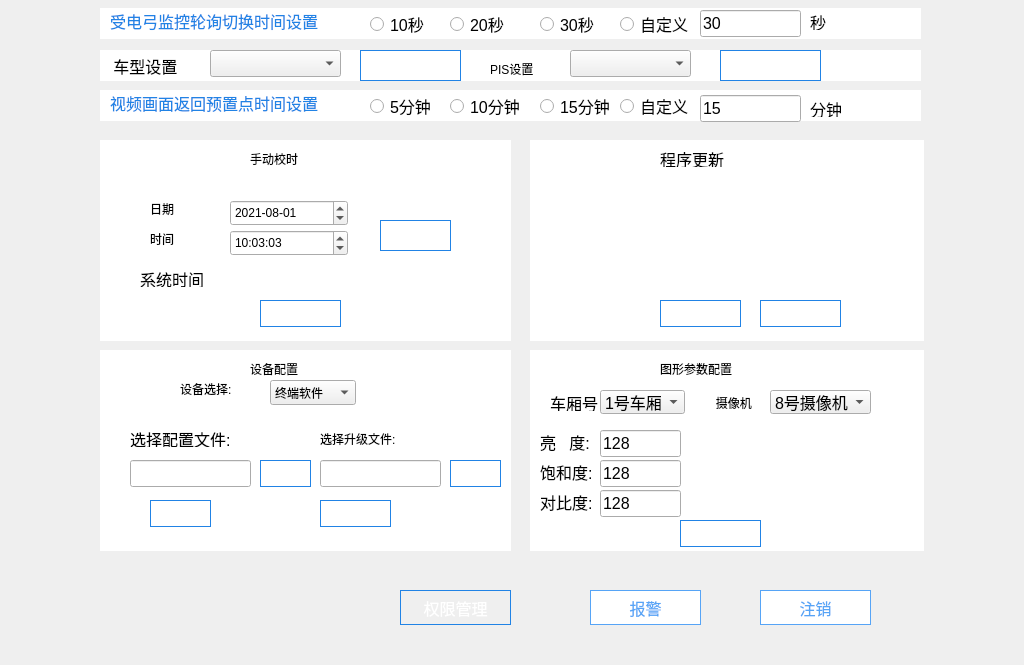
 <widget class="QWidget" name="devUpdateWidget">
  <property name="geometry">
   <rect>
    <x>0</x>
    <y>0</y>
    <width>1024</width>
    <height>665</height>
   </rect>
  </property>
  <property name="windowTitle">
   <string>Form</string>
  </property>
  <widget class="QPushButton" name="clientRebootPushButton">
   <property name="geometry">
    <rect>
     <x>760</x>
     <y>300</y>
     <width>81</width>
     <height>27</height>
    </rect>
   </property>
   <property name="font">
    <font>
     <pointsize>12</pointsize>
    </font>
   </property>
   <property name="styleSheet">
    <string notr="true">color: rgb(255, 255, 255);
background-image: url(:/res/anniubk.png);
border-color: rgb(33, 131, 229);
border-width: 1px;
border-style: solid;</string>
   </property>
   <property name="text">
    <string>重启客户端</string>
   </property>
  </widget>
  <widget class="QPushButton" name="permissonManagePushButton">
   <property name="geometry">
    <rect>
     <x>400</x>
     <y>590</y>
     <width>111</width>
     <height>35</height>
    </rect>
   </property>
   <property name="font">
    <font>
     <pointsize>12</pointsize>
    </font>
   </property>
   <property name="styleSheet">
    <string notr="true">color: rgb(255, 255, 255);
background-image: url(:/res/anniubk.png);
border-color: rgb(33, 131, 229);
border-width: 1px;
border-style: solid;

</string>
   </property>
   <property name="text">
    <string>权限管理</string>
   </property>
  </widget>
  <widget class="QLabel" name="presetReturnTimeSetLabel">
   <property name="geometry">
    <rect>
     <x>110</x>
     <y>92</y>
     <width>211</width>
     <height>21</height>
    </rect>
   </property>
   <property name="font">
    <font>
     <pointsize>12</pointsize>
    </font>
   </property>
   <property name="styleSheet">
    <string notr="true">color: rgb(33, 131, 229);
background-color: rgb(255, 255, 255);</string>
   </property>
   <property name="text">
    <string>视频画面返回预置点时间设置</string>
   </property>
  </widget>
  <widget class="QLineEdit" name="pollingTimeSetLineEdit">
   <property name="geometry">
    <rect>
     <x>700</x>
     <y>10</y>
     <width>101</width>
     <height>27</height>
    </rect>
   </property>
   <property name="font">
    <font>
     <pointsize>12</pointsize>
    </font>
   </property>
   <property name="text">
    <string>30</string>
   </property>
   <property name="readOnly">
    <bool>false</bool>
   </property>
  </widget>
  <widget class="QLabel" name="label_3">
   <property name="geometry">
    <rect>
     <x>100</x>
     <y>90</y>
     <width>821</width>
     <height>31</height>
    </rect>
   </property>
   <property name="font">
    <font>
     <pointsize>12</pointsize>
    </font>
   </property>
   <property name="styleSheet">
    <string notr="true"> #label_3 { 
    background-color: rgb(255, 255, 255);
  } 
 #label_3 * { 
     background-color:; 
 }</string>
   </property>
   <property name="text">
    <string/>
   </property>
  </widget>
  <widget class="QLabel" name="updateStatusLabel">
   <property name="geometry">
    <rect>
     <x>660</x>
     <y>150</y>
     <width>71</width>
     <height>17</height>
    </rect>
   </property>
   <property name="font">
    <font>
     <pointsize>12</pointsize>
    </font>
   </property>
   <property name="styleSheet">
    <string notr="true">background-color: rgb(255, 255, 255);</string>
   </property>
   <property name="text">
    <string>程序更新</string>
   </property>
  </widget>
  <widget class="QComboBox" name="carriageSelectionComboBox">
   <property name="enabled">
    <bool>true</bool>
   </property>
   <property name="geometry">
    <rect>
     <x>600</x>
     <y>390</y>
     <width>85</width>
     <height>24</height>
    </rect>
   </property>
   <property name="font">
    <font>
     <pointsize>12</pointsize>
    </font>
   </property>
   <property name="currentIndex">
    <number>0</number>
   </property>
   <property name="minimumContentsLength">
    <number>0</number>
   </property>
   <item>
    <property name="text">
     <string>1号车厢</string>
    </property>
   </item>
   <item>
    <property name="text">
     <string>8号车厢</string>
    </property>
   </item>
  </widget>
  <widget class="QPushButton" name="trainTypeSetPushButton">
   <property name="geometry">
    <rect>
     <x>360</x>
     <y>50</y>
     <width>101</width>
     <height>31</height>
    </rect>
   </property>
   <property name="font">
    <font>
     <pointsize>12</pointsize>
    </font>
   </property>
   <property name="styleSheet">
    <string notr="true">color: rgb(255, 255, 255);
background-image: url(:/res/anniubk.png);
border-color: rgb(33, 131, 229);
border-width: 1px;
border-style: solid;</string>
   </property>
   <property name="text">
    <string>确定</string>
   </property>
  </widget>
  <widget class="QRadioButton" name="pollingTimeSetRadioButton_3">
   <property name="geometry">
    <rect>
     <x>540</x>
     <y>13</y>
     <width>61</width>
     <height>22</height>
    </rect>
   </property>
   <property name="font">
    <font>
     <pointsize>12</pointsize>
    </font>
   </property>
   <property name="styleSheet">
    <string notr="true">background-color: rgb(255, 255, 255);</string>
   </property>
   <property name="text">
    <string>30秒</string>
   </property>
   <property name="checked">
    <bool>false</bool>
   </property>
  </widget>
  <widget class="QLabel" name="label_5">
   <property name="geometry">
    <rect>
     <x>140</x>
     <y>270</y>
     <width>67</width>
     <height>17</height>
    </rect>
   </property>
   <property name="font">
    <font>
     <pointsize>12</pointsize>
    </font>
   </property>
   <property name="text">
    <string>系统时间</string>
   </property>
  </widget>
  <widget class="QPushButton" name="configFileImportPushButton">
   <property name="geometry">
    <rect>
     <x>150</x>
     <y>500</y>
     <width>61</width>
     <height>27</height>
    </rect>
   </property>
   <property name="font">
    <font>
     <pointsize>12</pointsize>
    </font>
   </property>
   <property name="styleSheet">
    <string notr="true">color: rgb(255, 255, 255);
background-image: url(:/res/anniubk.png);
border-color: rgb(33, 131, 229);
border-width: 1px;
border-style: solid;</string>
   </property>
   <property name="text">
    <string>导入</string>
   </property>
  </widget>
  <widget class="QLabel" name="label_2">
   <property name="geometry">
    <rect>
     <x>100</x>
     <y>8</y>
     <width>821</width>
     <height>31</height>
    </rect>
   </property>
   <property name="font">
    <font>
     <pointsize>12</pointsize>
    </font>
   </property>
   <property name="styleSheet">
    <string notr="true"> #label_2 { 
    background-color: rgb(255, 255, 255);
  } 
 #label_2 * { 
     background-color:; 
 }</string>
   </property>
   <property name="text">
    <string/>
   </property>
  </widget>
  <widget class="QLabel" name="label_10">
   <property name="geometry">
    <rect>
     <x>100</x>
     <y>140</y>
     <width>411</width>
     <height>201</height>
    </rect>
   </property>
   <property name="font">
    <font>
     <pointsize>10</pointsize>
    </font>
   </property>
   <property name="styleSheet">
    <string notr="true"> #label_10 { 
    background-color: rgb(255, 255, 255);
  } 
 #label_10 * { 
     background-color:; 
 }</string>
   </property>
   <property name="text">
    <string/>
   </property>
  </widget>
  <widget class="QPushButton" name="updateBeginPushButton">
   <property name="geometry">
    <rect>
     <x>660</x>
     <y>300</y>
     <width>81</width>
     <height>27</height>
    </rect>
   </property>
   <property name="font">
    <font>
     <pointsize>12</pointsize>
    </font>
   </property>
   <property name="styleSheet">
    <string notr="true">color: rgb(255, 255, 255);
background-image: url(:/res/anniubk.png);
border-color: rgb(33, 131, 229);
border-width: 1px;
border-style: solid;</string>
   </property>
   <property name="text">
    <string>开始更新</string>
   </property>
  </widget>
  <widget class="QRadioButton" name="pollingTimeSetRadioButton">
   <property name="geometry">
    <rect>
     <x>370</x>
     <y>13</y>
     <width>61</width>
     <height>22</height>
    </rect>
   </property>
   <property name="font">
    <font>
     <pointsize>12</pointsize>
    </font>
   </property>
   <property name="styleSheet">
    <string notr="true">background-color: rgb(255, 255, 255);</string>
   </property>
   <property name="text">
    <string>10秒</string>
   </property>
  </widget>
  <widget class="QLabel" name="cameraLabel">
   <property name="geometry">
    <rect>
     <x>706</x>
     <y>394</y>
     <width>61</width>
     <height>17</height>
    </rect>
   </property>
   <property name="styleSheet">
    <string notr="true">background-color: rgb(255, 255, 255);</string>
   </property>
   <property name="text">
    <string>   摄像机</string>
   </property>
  </widget>
  <widget class="QLabel" name="devConfigLabel">
   <property name="geometry">
    <rect>
     <x>130</x>
     <y>370</y>
     <width>361</width>
     <height>31</height>
    </rect>
   </property>
   <property name="font">
    <font>
     <pointsize>12</pointsize>
    </font>
   </property>
   <property name="styleSheet">
    <string notr="true"/>
   </property>
   <property name="text">
    <string>                                         设备配置</string>
   </property>
  </widget>
  <widget class="QRadioButton" name="presetReturnTimeSetRadioButton_2">
   <property name="geometry">
    <rect>
     <x>450</x>
     <y>95</y>
     <width>81</width>
     <height>22</height>
    </rect>
   </property>
   <property name="font">
    <font>
     <pointsize>12</pointsize>
    </font>
   </property>
   <property name="styleSheet">
    <string notr="true">background-color: rgb(255, 255, 255);</string>
   </property>
   <property name="text">
    <string>10分钟</string>
   </property>
  </widget>
  <widget class="QRadioButton" name="pollingTimeSetRadioButton_4">
   <property name="geometry">
    <rect>
     <x>620</x>
     <y>13</y>
     <width>81</width>
     <height>22</height>
    </rect>
   </property>
   <property name="font">
    <font>
     <pointsize>12</pointsize>
    </font>
   </property>
   <property name="styleSheet">
    <string notr="true">background-color: rgb(255, 255, 255);</string>
   </property>
   <property name="text">
    <string>自定义</string>
   </property>
   <property name="checked">
    <bool>false</bool>
   </property>
  </widget>
  <widget class="QLabel" name="sysDataAdjustLabel">
   <property name="geometry">
    <rect>
     <x>230</x>
     <y>270</y>
     <width>161</width>
     <height>21</height>
    </rect>
   </property>
   <property name="font">
    <font>
     <pointsize>10</pointsize>
    </font>
   </property>
   <property name="styleSheet">
    <string notr="true"/>
   </property>
   <property name="text">
    <string/>
   </property>
  </widget>
  <widget class="QRadioButton" name="presetReturnTimeSetRadioButton_3">
   <property name="geometry">
    <rect>
     <x>540</x>
     <y>95</y>
     <width>81</width>
     <height>22</height>
    </rect>
   </property>
   <property name="font">
    <font>
     <pointsize>12</pointsize>
    </font>
   </property>
   <property name="styleSheet">
    <string notr="true">background-color: rgb(255, 255, 255);</string>
   </property>
   <property name="text">
    <string>15分钟</string>
   </property>
   <property name="checked">
    <bool>false</bool>
   </property>
  </widget>
  <widget class="QPushButton" name="timeAdjustPushButton">
   <property name="geometry">
    <rect>
     <x>260</x>
     <y>300</y>
     <width>81</width>
     <height>27</height>
    </rect>
   </property>
   <property name="styleSheet">
    <string notr="true">color: rgb(255, 255, 255);
background-image: url(:/res/anniubk.png);
border-color: rgb(33, 131, 229);
border-width: 1px;
border-style: solid;</string>
   </property>
   <property name="text">
    <string>校  时</string>
   </property>
  </widget>
  <widget class="QComboBox" name="cameraSelectionComboBox">
   <property name="enabled">
    <bool>true</bool>
   </property>
   <property name="geometry">
    <rect>
     <x>770</x>
     <y>390</y>
     <width>101</width>
     <height>24</height>
    </rect>
   </property>
   <property name="font">
    <font>
     <pointsize>12</pointsize>
    </font>
   </property>
   <property name="currentIndex">
    <number>0</number>
   </property>
   <item>
    <property name="text">
     <string>8号摄像机</string>
    </property>
   </item>
   <item>
    <property name="text">
     <string>9号摄像机</string>
    </property>
   </item>
  </widget>
  <widget class="QLabel" name="pollingTimeSetLabel">
   <property name="geometry">
    <rect>
     <x>110</x>
     <y>10</y>
     <width>211</width>
     <height>21</height>
    </rect>
   </property>
   <property name="font">
    <font>
     <pointsize>12</pointsize>
    </font>
   </property>
   <property name="styleSheet">
    <string notr="true">color: rgb(33, 131, 229);
background-color: rgb(255, 255, 255);</string>
   </property>
   <property name="text">
    <string>受电弓监控轮询切换时间设置</string>
   </property>
  </widget>
  <widget class="QRadioButton" name="presetReturnTimeSetRadioButton">
   <property name="geometry">
    <rect>
     <x>370</x>
     <y>95</y>
     <width>71</width>
     <height>22</height>
    </rect>
   </property>
   <property name="font">
    <font>
     <pointsize>12</pointsize>
    </font>
   </property>
   <property name="styleSheet">
    <string notr="true">background-color: rgb(255, 255, 255);</string>
   </property>
   <property name="text">
    <string>5分钟</string>
   </property>
  </widget>
  <widget class="QPushButton" name="imageParamSetPushButton">
   <property name="geometry">
    <rect>
     <x>680</x>
     <y>520</y>
     <width>81</width>
     <height>27</height>
    </rect>
   </property>
   <property name="font">
    <font>
     <pointsize>12</pointsize>
    </font>
   </property>
   <property name="styleSheet">
    <string notr="true">color: rgb(255, 255, 255);
background-image: url(:/res/anniubk.png);
border-color: rgb(33, 131, 229);
border-width: 1px;
border-style: solid;</string>
   </property>
   <property name="text">
    <string>设置参数</string>
   </property>
  </widget>
  <widget class="QRadioButton" name="presetReturnTimeSetRadioButton_4">
   <property name="geometry">
    <rect>
     <x>620</x>
     <y>95</y>
     <width>81</width>
     <height>22</height>
    </rect>
   </property>
   <property name="font">
    <font>
     <pointsize>12</pointsize>
    </font>
   </property>
   <property name="styleSheet">
    <string notr="true">background-color: rgb(255, 255, 255);</string>
   </property>
   <property name="text">
    <string>自定义</string>
   </property>
  </widget>
  <widget class="QLabel" name="label_7">
   <property name="geometry">
    <rect>
     <x>810</x>
     <y>100</y>
     <width>31</width>
     <height>17</height>
    </rect>
   </property>
   <property name="font">
    <font>
     <pointsize>12</pointsize>
    </font>
   </property>
   <property name="styleSheet">
    <string notr="true">background-color: rgb(255, 255, 255);</string>
   </property>
   <property name="text">
    <string>分钟</string>
   </property>
  </widget>
  <widget class="QLabel" name="configFileSelectionLabel">
   <property name="geometry">
    <rect>
     <x>130</x>
     <y>430</y>
     <width>101</width>
     <height>17</height>
    </rect>
   </property>
   <property name="font">
    <font>
     <pointsize>12</pointsize>
    </font>
   </property>
   <property name="styleSheet">
    <string notr="true">background-color: rgb(255, 255, 255);</string>
   </property>
   <property name="text">
    <string>选择配置文件:</string>
   </property>
  </widget>
  <widget class="QLineEdit" name="configFileDisplayLineEdit">
   <property name="geometry">
    <rect>
     <x>130</x>
     <y>460</y>
     <width>121</width>
     <height>27</height>
    </rect>
   </property>
   <property name="font">
    <font>
     <pointsize>12</pointsize>
    </font>
   </property>
  </widget>
  <widget class="QRadioButton" name="pollingTimeSetRadioButton_2">
   <property name="geometry">
    <rect>
     <x>450</x>
     <y>13</y>
     <width>61</width>
     <height>22</height>
    </rect>
   </property>
   <property name="font">
    <font>
     <pointsize>12</pointsize>
    </font>
   </property>
   <property name="styleSheet">
    <string notr="true">background-color: rgb(255, 255, 255);</string>
   </property>
   <property name="text">
    <string>20秒</string>
   </property>
  </widget>
  <widget class="QLabel" name="label_14">
   <property name="geometry">
    <rect>
     <x>530</x>
     <y>140</y>
     <width>394</width>
     <height>201</height>
    </rect>
   </property>
   <property name="styleSheet">
    <string notr="true"> #label_14 { 
    background-color: rgb(255, 255, 255);
  } 
 #label_14 * { 
     background-color:; 
 }</string>
   </property>
   <property name="text">
    <string/>
   </property>
  </widget>
  <widget class="QLabel" name="carriageLabel">
   <property name="geometry">
    <rect>
     <x>550</x>
     <y>394</y>
     <width>51</width>
     <height>17</height>
    </rect>
   </property>
   <property name="font">
    <font>
     <pointsize>12</pointsize>
    </font>
   </property>
   <property name="styleSheet">
    <string notr="true">background-color: rgb(255, 255, 255);</string>
   </property>
   <property name="text">
    <string>车厢号</string>
   </property>
  </widget>
  <widget class="QLabel" name="label">
   <property name="geometry">
    <rect>
     <x>100</x>
     <y>50</y>
     <width>821</width>
     <height>31</height>
    </rect>
   </property>
   <property name="font">
    <font>
     <pointsize>12</pointsize>
    </font>
   </property>
   <property name="styleSheet">
    <string notr="true"> #label { 
    background-color: rgb(255, 255, 255);
  } 
 #label * { 
     background-color:; 
 }</string>
   </property>
   <property name="text">
    <string>   车型设置   </string>
   </property>
  </widget>
  <widget class="QComboBox" name="trainTypeSetComboBox">
   <property name="geometry">
    <rect>
     <x>210</x>
     <y>50</y>
     <width>131</width>
     <height>27</height>
    </rect>
   </property>
   <property name="font">
    <font>
     <pointsize>12</pointsize>
    </font>
   </property>
  </widget>
  <widget class="QLineEdit" name="presetReturnTimeSetLineEdit">
   <property name="geometry">
    <rect>
     <x>700</x>
     <y>95</y>
     <width>101</width>
     <height>27</height>
    </rect>
   </property>
   <property name="font">
    <font>
     <pointsize>12</pointsize>
    </font>
   </property>
   <property name="text">
    <string>15</string>
   </property>
   <property name="readOnly">
    <bool>false</bool>
   </property>
  </widget>
  <widget class="QLabel" name="label_11">
   <property name="geometry">
    <rect>
     <x>100</x>
     <y>350</y>
     <width>411</width>
     <height>201</height>
    </rect>
   </property>
   <property name="styleSheet">
    <string notr="true"> #label_11 { 
    background-color: rgb(255, 255, 255);
  } 
 #label_11 * { 
     background-color:; 
 }</string>
   </property>
   <property name="text">
    <string/>
   </property>
  </widget>
  <widget class="QPushButton" name="alarmPushButton">
   <property name="geometry">
    <rect>
     <x>590</x>
     <y>590</y>
     <width>111</width>
     <height>35</height>
    </rect>
   </property>
   <property name="font">
    <font>
     <pointsize>12</pointsize>
    </font>
   </property>
   <property name="styleSheet">
    <string notr="true">QPushButton
{background-color: rgb(255, 255, 255);color: rgb(86, 164, 246);border-color: rgb(86, 164, 246);border-width: 1px;border-style: solid;}

QPushButton:hover{background-color: rgb(246, 246, 246);color: rgb(86, 164, 246);border-color: rgb(86, 164, 246);border-width: 1px;border-style: solid;}

QPushButton:pressed{background-color: rgb(86, 164, 246);color: rgb(255, 255, 255);border-color: rgb(86, 164, 246);border-width: 1px;border-style: solid;}

QPushButton:checked
{background-color: rgb(255, 0, 0);color: rgb(86, 164, 246);border-color: rgb(86, 164, 246);border-width: 1px;border-style: solid;}</string>
   </property>
   <property name="text">
    <string>报警</string>
   </property>
   <property name="checkable">
    <bool>true</bool>
   </property>
  </widget>
  <widget class="QLabel" name="label_4">
   <property name="geometry">
    <rect>
     <x>810</x>
     <y>13</y>
     <width>31</width>
     <height>17</height>
    </rect>
   </property>
   <property name="font">
    <font>
     <pointsize>12</pointsize>
    </font>
   </property>
   <property name="styleSheet">
    <string notr="true">background-color: rgb(255, 255, 255);</string>
   </property>
   <property name="text">
    <string>秒</string>
   </property>
  </widget>
  <widget class="QPushButton" name="canselPushButton">
   <property name="geometry">
    <rect>
     <x>760</x>
     <y>590</y>
     <width>111</width>
     <height>35</height>
    </rect>
   </property>
   <property name="font">
    <font>
     <pointsize>12</pointsize>
    </font>
   </property>
   <property name="styleSheet">
    <string notr="true">QPushButton
{background-color: rgb(255, 255, 255);color: rgb(86, 164, 246);border-color: rgb(86, 164, 246);border-width: 1px;border-style: solid;}

QPushButton:hover{background-color: rgb(246, 246, 246);color: rgb(86, 164, 246);border-color: rgb(86, 164, 246);border-width: 1px;border-style: solid;}

QPushButton:pressed{background-color: rgb(86, 164, 246);color: rgb(255, 255, 255);border-color: rgb(86, 164, 246);border-width: 1px;border-style: solid;}

QPushButton:checked
{background-color: rgb(255, 0, 0);color: rgb(86, 164, 246);border-color: rgb(86, 164, 246);border-width: 1px;border-style: solid;}</string>
   </property>
   <property name="text">
    <string>注销</string>
   </property>
   <property name="checkable">
    <bool>true</bool>
   </property>
  </widget>
  <widget class="QLabel" name="label_8">
   <property name="geometry">
    <rect>
     <x>490</x>
     <y>60</y>
     <width>67</width>
     <height>17</height>
    </rect>
   </property>
   <property name="text">
    <string>PIS设置</string>
   </property>
  </widget>
  <widget class="QComboBox" name="PISSetcomboBox">
   <property name="geometry">
    <rect>
     <x>570</x>
     <y>50</y>
     <width>121</width>
     <height>27</height>
    </rect>
   </property>
  </widget>
  <widget class="QPushButton" name="PISSetPushButton">
   <property name="geometry">
    <rect>
     <x>720</x>
     <y>50</y>
     <width>101</width>
     <height>31</height>
    </rect>
   </property>
   <property name="font">
    <font>
     <pointsize>12</pointsize>
    </font>
   </property>
   <property name="styleSheet">
    <string notr="true">color: rgb(255, 255, 255);
background-image: url(:/res/anniubk.png);
border-color: rgb(33, 131, 229);
border-width: 1px;
border-style: solid;</string>
   </property>
   <property name="text">
    <string>确定</string>
   </property>
  </widget>
  <widget class="QLabel" name="label_9">
   <property name="geometry">
    <rect>
     <x>250</x>
     <y>150</y>
     <width>67</width>
     <height>17</height>
    </rect>
   </property>
   <property name="text">
    <string>手动校时</string>
   </property>
  </widget>
  <widget class="QLabel" name="label_6">
   <property name="geometry">
    <rect>
     <x>150</x>
     <y>200</y>
     <width>67</width>
     <height>17</height>
    </rect>
   </property>
   <property name="text">
    <string>日期</string>
   </property>
  </widget>
  <widget class="QLabel" name="label_12">
   <property name="geometry">
    <rect>
     <x>150</x>
     <y>230</y>
     <width>67</width>
     <height>17</height>
    </rect>
   </property>
   <property name="text">
    <string>时间</string>
   </property>
  </widget>
  <widget class="QDateEdit" name="dateEdit">
   <property name="geometry">
    <rect>
     <x>230</x>
     <y>200</y>
     <width>118</width>
     <height>26</height>
    </rect>
   </property>
   <property name="dateTime">
    <datetime>
     <hour>0</hour>
     <minute>0</minute>
     <second>0</second>
     <year>2021</year>
     <month>8</month>
     <day>1</day>
    </datetime>
   </property>
   <property name="maximumTime">
    <time>
     <hour>23</hour>
     <minute>59</minute>
     <second>59</second>
    </time>
   </property>
   <property name="displayFormat">
    <string>yyyy-MM-dd</string>
   </property>
  </widget>
  <widget class="QTimeEdit" name="timeEdit">
   <property name="geometry">
    <rect>
     <x>230</x>
     <y>230</y>
     <width>118</width>
     <height>26</height>
    </rect>
   </property>
   <property name="dateTime">
    <datetime>
     <hour>10</hour>
     <minute>3</minute>
     <second>3</second>
     <year>2000</year>
     <month>1</month>
     <day>1</day>
    </datetime>
   </property>
   <property name="displayFormat">
    <string>hh:mm:ss</string>
   </property>
  </widget>
  <widget class="QLabel" name="systimeAdjustLabel">
   <property name="geometry">
    <rect>
     <x>410</x>
     <y>270</y>
     <width>91</width>
     <height>21</height>
    </rect>
   </property>
   <property name="text">
    <string/>
   </property>
  </widget>
  <widget class="QLineEdit" name="configFileDisplayLineEdit_2">
   <property name="geometry">
    <rect>
     <x>320</x>
     <y>460</y>
     <width>121</width>
     <height>27</height>
    </rect>
   </property>
   <property name="font">
    <font>
     <pointsize>12</pointsize>
    </font>
   </property>
  </widget>
  <widget class="QPushButton" name="configFilelookPushButton">
   <property name="geometry">
    <rect>
     <x>260</x>
     <y>460</y>
     <width>51</width>
     <height>27</height>
    </rect>
   </property>
   <property name="font">
    <font>
     <pointsize>12</pointsize>
    </font>
   </property>
   <property name="styleSheet">
    <string notr="true">color: rgb(255, 255, 255);
background-image: url(:/res/anniubk.png);
border-color: rgb(33, 131, 229);
border-width: 1px;
border-style: solid;</string>
   </property>
   <property name="text">
    <string>浏览</string>
   </property>
  </widget>
  <widget class="QPushButton" name="configFilelookPushButton_2">
   <property name="geometry">
    <rect>
     <x>450</x>
     <y>460</y>
     <width>51</width>
     <height>27</height>
    </rect>
   </property>
   <property name="font">
    <font>
     <pointsize>12</pointsize>
    </font>
   </property>
   <property name="styleSheet">
    <string notr="true">color: rgb(255, 255, 255);
background-image: url(:/res/anniubk.png);
border-color: rgb(33, 131, 229);
border-width: 1px;
border-style: solid;</string>
   </property>
   <property name="text">
    <string>浏览</string>
   </property>
  </widget>
  <widget class="QPushButton" name="configFileImportPushButton_2">
   <property name="geometry">
    <rect>
     <x>320</x>
     <y>500</y>
     <width>71</width>
     <height>27</height>
    </rect>
   </property>
   <property name="font">
    <font>
     <pointsize>12</pointsize>
    </font>
   </property>
   <property name="styleSheet">
    <string notr="true">color: rgb(255, 255, 255);
background-image: url(:/res/anniubk.png);
border-color: rgb(33, 131, 229);
border-width: 1px;
border-style: solid;</string>
   </property>
   <property name="text">
    <string>导出日志</string>
   </property>
  </widget>
  <widget class="QLabel" name="label_13">
   <property name="geometry">
    <rect>
     <x>530</x>
     <y>350</y>
     <width>394</width>
     <height>201</height>
    </rect>
   </property>
   <property name="styleSheet">
    <string notr="true">background-color: rgb(255, 255, 255);</string>
   </property>
   <property name="text">
    <string/>
   </property>
  </widget>
  <widget class="QLabel" name="label_15">
   <property name="geometry">
    <rect>
     <x>660</x>
     <y>360</y>
     <width>101</width>
     <height>17</height>
    </rect>
   </property>
   <property name="text">
    <string>图形参数配置</string>
   </property>
  </widget>
  <widget class="QLabel" name="label_16">
   <property name="geometry">
    <rect>
     <x>250</x>
     <y>360</y>
     <width>67</width>
     <height>17</height>
    </rect>
   </property>
   <property name="text">
    <string>设备配置</string>
   </property>
  </widget>
  <widget class="QLabel" name="label_18">
   <property name="geometry">
    <rect>
     <x>180</x>
     <y>380</y>
     <width>67</width>
     <height>17</height>
    </rect>
   </property>
   <property name="text">
    <string>设备选择:</string>
   </property>
  </widget>
  <widget class="QComboBox" name="comboBox">
   <property name="geometry">
    <rect>
     <x>270</x>
     <y>380</y>
     <width>86</width>
     <height>25</height>
    </rect>
   </property>
   <item>
    <property name="text">
     <string>终端软件</string>
    </property>
   </item>
  </widget>
  <widget class="QLabel" name="label_19">
   <property name="geometry">
    <rect>
     <x>320</x>
     <y>430</y>
     <width>101</width>
     <height>17</height>
    </rect>
   </property>
   <property name="text">
    <string>选择升级文件:</string>
   </property>
  </widget>
  <widget class="QLabel" name="label_17">
   <property name="geometry">
    <rect>
     <x>1100</x>
     <y>430</y>
     <width>16</width>
     <height>18</height>
    </rect>
   </property>
   <property name="font">
    <font>
     <pointsize>12</pointsize>
    </font>
   </property>
   <property name="styleSheet">
    <string notr="true">background-color: rgb(255, 255, 255);
</string>
   </property>
   <property name="text">
    <string/>
   </property>
  </widget>
  <widget class="QLabel" name="brightnessLabel">
   <property name="geometry">
    <rect>
     <x>540</x>
     <y>430</y>
     <width>51</width>
     <height>24</height>
    </rect>
   </property>
   <property name="font">
    <font>
     <pointsize>12</pointsize>
    </font>
   </property>
   <property name="styleSheet">
    <string notr="true">background-color: rgb(255, 255, 255);</string>
   </property>
   <property name="text">
    <string>亮   度:</string>
   </property>
  </widget>
  <widget class="QLineEdit" name="saturationLineEdit">
   <property name="geometry">
    <rect>
     <x>600</x>
     <y>460</y>
     <width>81</width>
     <height>27</height>
    </rect>
   </property>
   <property name="font">
    <font>
     <pointsize>12</pointsize>
    </font>
   </property>
   <property name="text">
    <string>128</string>
   </property>
  </widget>
  <widget class="QLineEdit" name="contrastLineEdit">
   <property name="geometry">
    <rect>
     <x>600</x>
     <y>490</y>
     <width>81</width>
     <height>27</height>
    </rect>
   </property>
   <property name="font">
    <font>
     <pointsize>12</pointsize>
    </font>
   </property>
   <property name="text">
    <string>128</string>
   </property>
  </widget>
  <widget class="QLabel" name="saturationLabel">
   <property name="geometry">
    <rect>
     <x>540</x>
     <y>460</y>
     <width>52</width>
     <height>24</height>
    </rect>
   </property>
   <property name="font">
    <font>
     <pointsize>12</pointsize>
    </font>
   </property>
   <property name="styleSheet">
    <string notr="true">background-color: rgb(255, 255, 255);</string>
   </property>
   <property name="text">
    <string>饱和度:</string>
   </property>
  </widget>
  <widget class="QLabel" name="contrastLabel">
   <property name="geometry">
    <rect>
     <x>540</x>
     <y>490</y>
     <width>52</width>
     <height>24</height>
    </rect>
   </property>
   <property name="font">
    <font>
     <pointsize>12</pointsize>
    </font>
   </property>
   <property name="styleSheet">
    <string notr="true">background-color: rgb(255, 255, 255);</string>
   </property>
   <property name="text">
    <string>对比度:</string>
   </property>
  </widget>
  <widget class="QLineEdit" name="brightnessLineEdit">
   <property name="geometry">
    <rect>
     <x>600</x>
     <y>430</y>
     <width>81</width>
     <height>27</height>
    </rect>
   </property>
   <property name="font">
    <font>
     <pointsize>12</pointsize>
    </font>
   </property>
   <property name="text">
    <string>128</string>
   </property>
  </widget>
  <widget class="QPushButton" name="timeSetPushButton">
   <property name="geometry">
    <rect>
     <x>380</x>
     <y>220</y>
     <width>71</width>
     <height>31</height>
    </rect>
   </property>
   <property name="font">
    <font>
     <pointsize>12</pointsize>
    </font>
   </property>
   <property name="styleSheet">
    <string notr="true">color: rgb(255, 255, 255);
background-image: url(:/res/anniubk.png);
border-color: rgb(33, 131, 229);
border-width: 1px;
border-style: solid;</string>
   </property>
   <property name="text">
    <string>确定</string>
   </property>
  </widget>
  <zorder>label_13</zorder>
  <zorder>label_3</zorder>
  <zorder>label_2</zorder>
  <zorder>label_10</zorder>
  <zorder>pollingTimeSetRadioButton</zorder>
  <zorder>cameraLabel</zorder>
  <zorder>devConfigLabel</zorder>
  <zorder>presetReturnTimeSetRadioButton_2</zorder>
  <zorder>pollingTimeSetRadioButton_4</zorder>
  <zorder>sysDataAdjustLabel</zorder>
  <zorder>presetReturnTimeSetRadioButton_3</zorder>
  <zorder>timeAdjustPushButton</zorder>
  <zorder>cameraSelectionComboBox</zorder>
  <zorder>pollingTimeSetLabel</zorder>
  <zorder>presetReturnTimeSetRadioButton</zorder>
  <zorder>imageParamSetPushButton</zorder>
  <zorder>presetReturnTimeSetRadioButton_4</zorder>
  <zorder>label_7</zorder>
  <zorder>pollingTimeSetRadioButton_2</zorder>
  <zorder>label_14</zorder>
  <zorder>carriageLabel</zorder>
  <zorder>label</zorder>
  <zorder>trainTypeSetComboBox</zorder>
  <zorder>presetReturnTimeSetLineEdit</zorder>
  <zorder>label_11</zorder>
  <zorder>alarmPushButton</zorder>
  <zorder>label_4</zorder>
  <zorder>carriageSelectionComboBox</zorder>
  <zorder>clientRebootPushButton</zorder>
  <zorder>configFileDisplayLineEdit</zorder>
  <zorder>configFileSelectionLabel</zorder>
  <zorder>label_5</zorder>
  <zorder>updateStatusLabel</zorder>
  <zorder>trainTypeSetPushButton</zorder>
  <zorder>pollingTimeSetRadioButton_3</zorder>
  <zorder>pollingTimeSetLineEdit</zorder>
  <zorder>presetReturnTimeSetLabel</zorder>
  <zorder>updateBeginPushButton</zorder>
  <zorder>canselPushButton</zorder>
  <zorder>label_8</zorder>
  <zorder>PISSetcomboBox</zorder>
  <zorder>PISSetPushButton</zorder>
  <zorder>label_9</zorder>
  <zorder>label_6</zorder>
  <zorder>label_12</zorder>
  <zorder>dateEdit</zorder>
  <zorder>timeEdit</zorder>
  <zorder>systimeAdjustLabel</zorder>
  <zorder>configFileDisplayLineEdit_2</zorder>
  <zorder>configFilelookPushButton</zorder>
  <zorder>configFilelookPushButton_2</zorder>
  <zorder>configFileImportPushButton_2</zorder>
  <zorder>label_17</zorder>
  <zorder>permissonManagePushButton</zorder>
  <zorder>label_16</zorder>
  <zorder>label_15</zorder>
  <zorder>label_18</zorder>
  <zorder>comboBox</zorder>
  <zorder>label_19</zorder>
  <zorder>brightnessLabel</zorder>
  <zorder>saturationLineEdit</zorder>
  <zorder>contrastLineEdit</zorder>
  <zorder>saturationLabel</zorder>
  <zorder>contrastLabel</zorder>
  <zorder>brightnessLineEdit</zorder>
  <zorder>configFileImportPushButton</zorder>
  <zorder>timeSetPushButton</zorder>
 </widget>
